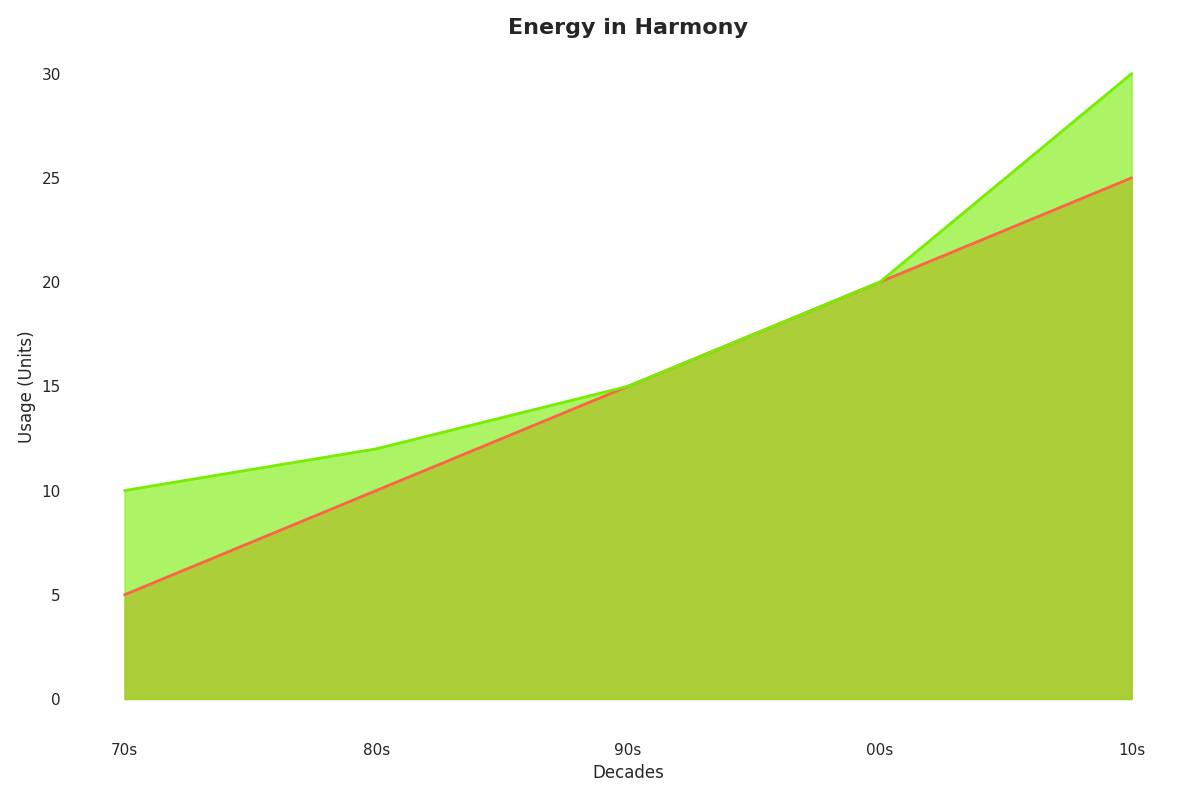

Write Python code to recreate this figure.
import matplotlib.pyplot as plt
import numpy as np

decades = ['70s', '80s', '90s', '00s', '10s']

solar_energy = np.array([
    [5, 10, 15, 20, 25]  # Harmony
])
wind_energy = np.array([
    [10, 12, 15, 20, 30]  # Harmony
])

fig, ax = plt.subplots(figsize=(12, 8))

new_solar_color = '#FF6347'  # Tomato
new_wind_color = '#76EE00'  # Chartreuse

ax.fill_between(decades, solar_energy[0], color=new_solar_color, alpha=0.6)
ax.fill_between(decades, wind_energy[0], color=new_wind_color, alpha=0.6)

ax.plot(decades, solar_energy[0], color=new_solar_color, linewidth=2)
ax.plot(decades, wind_energy[0], color=new_wind_color, linewidth=2)

ax.set_title("Energy in Harmony", fontsize=16, fontweight='bold')
ax.set_xlabel('Decades', fontsize=12)
ax.set_ylabel('Usage (Units)', fontsize=12)

ax.set_xticks(decades)

# Remove borders
ax.spines['top'].set_visible(False)
ax.spines['right'].set_visible(False)
ax.spines['left'].set_visible(False)
ax.spines['bottom'].set_visible(False)

plt.tight_layout()
plt.show()
